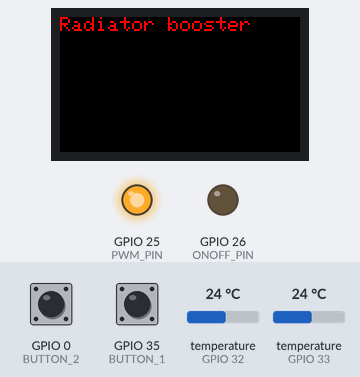
A sketch run on a simulated ESP32. Shown: 240×135 colour display, output pins drawn as LEDs (lit = HIGH). The inputs (shaded band) are chosen by the test bench; at power-on: temperature (sensors on GPIO 32, GPIO 33) 24 °C, GPIO 0 (BUTTON_2) HIGH, GPIO 35 (BUTTON_1) HIGH. What the sketch prints to the serial monitor is not drawn.

Above: at 2.5 s.
2.6 s: temperature (sensor on GPIO 32) set to 20.5 °C
At 4.0 s:
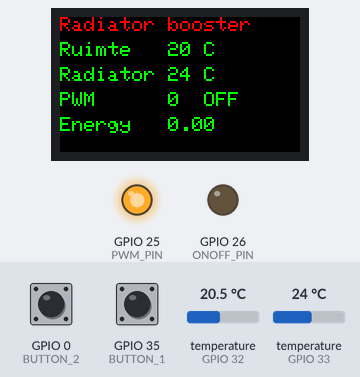
4.3 s: temperature (sensor on GPIO 32) set to 19.5 °C
At 7.2 s:
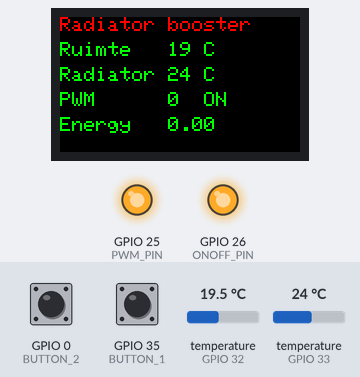
7.6 s: GPIO 0 (BUTTON_2) pulled LOW for 1 s
At 10.2 s:
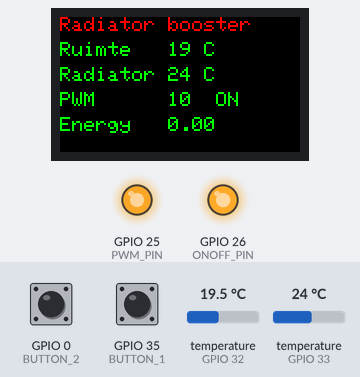
11.0 s: temperature (sensor on GPIO 33) set to 12 °C
At 12.3 s:
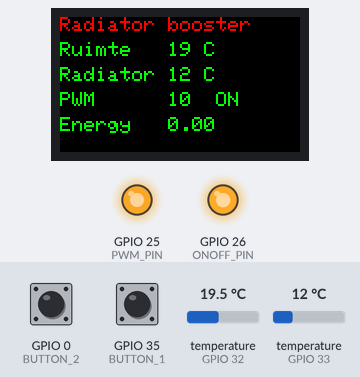
12.6 s: GPIO 35 (BUTTON_1) pulled LOW for 1 s
At 15.2 s:
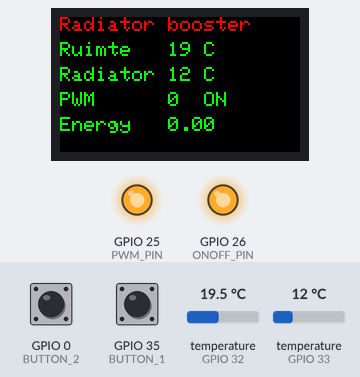
15.9 s: GPIO 35 (BUTTON_1) pulled LOW for 3.2 s
At 16.7 s:
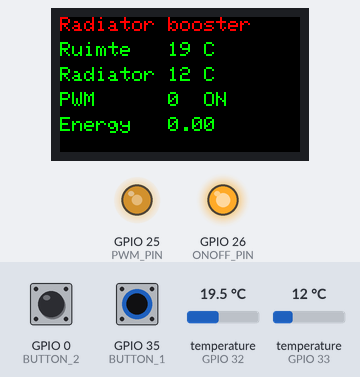
Timing chart, 0 to 18.9 s (numbered marks = the images above; inputs shaded):
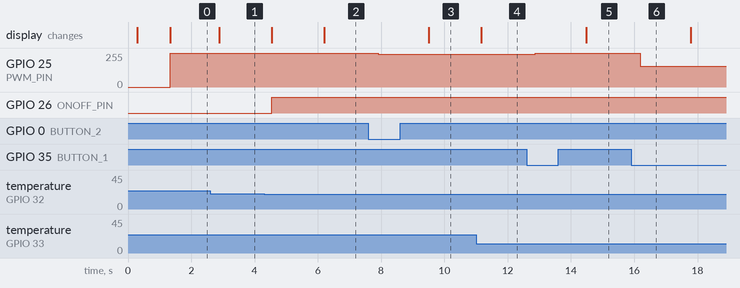

The sketch:

HeaterFan.ino
```cpp
#include <TFT_eSPI.h>
#include <SPI.h>
#include "WiFi.h"
#include <Wire.h>
#include "Button2.h"
#include "esp_adc_cal.h"
#include "bmp.h"
#include <OneWire.h>
#include <DallasTemperature.h>
//#include <pwmWrite.h>

// TFT Pins has been set in the TFT_eSPI library in the User Setup file TTGO_T_Display.h
// #define TFT_MOSI         19
// #define TFT_SCLK         18
// #define TFT_CS           5
// #define TFT_DC           16
// #define TFT_RST          23
// #define TFT_BL           4   // Display backlight control pin

/* Setting PWM Properties */
const int PWMFreq = 5000; /* 5 KHz */
const int PWMChannel = 0;
const int PWMResolution = 8;
const int MAX_DUTY_CYCLE = (int)(pow(2, PWMResolution) - 1);
const int MIN = 0;
const int MAX = 100;  // Was 255 but than the fans make to much noise

#define ADC_EN              14  //ADC_EN is the ADC detection enable port
#define ADC_PIN             34
#define BUTTON_1            35
#define BUTTON_2            0
#define PWM_PIN             25
#define ONOFF_PIN           26


// Data wire is plugged into digital pin 2 on the Arduino
#define ONE_WIRE_BUS_ROOM   32
#define ONE_WIRE_BUS_RAD    33

// Setup a oneWire instance to communicate with any OneWire device
OneWire oneWireRoom(ONE_WIRE_BUS_ROOM);
OneWire oneWireRad( ONE_WIRE_BUS_RAD);

// Pass oneWire reference to DallasTemperature library
DallasTemperature sensRoom(&oneWireRoom);
DallasTemperature sensRad(&oneWireRad);

TFT_eSPI tft = TFT_eSPI(135, 240); // Invoke custom library
Button2 btn1(BUTTON_1);
Button2 btn2(BUTTON_2);

String strRoom;
String strRadiator;
String strPWM;
int    tempRoom =      0;
int    tempRadiator =  0;
int    PWM =           MIN;
int    oldPWM =        -1;
float  energy =        0;
int btnClick = false;
int btnClickUp = false;
int btnClickDown = false;
int OnOffFans = LOW;

const float freq = 100;
const byte resolution = 10;
//Pwm pwm = Pwm();
#define ENABLE_SPI_SDCARD

//Uncomment will use SDCard, this is just a demonstration,
//how to use the second SPI
#ifdef ENABLE_SPI_SDCARD

#include "FS.h"
#include "SD.h"

SPIClass SDSPI(HSPI);

#define MY_CS       33
#define MY_SCLK     25
#define MY_MISO     27
#define MY_MOSI     26

void setupSDCard()
{
    SDSPI.begin(MY_SCLK, MY_MISO, MY_MOSI, MY_CS);
    //Assuming use of SPI SD card
    if (!SD.begin(MY_CS, SDSPI)) {
        Serial.println("Card Mount Failed");
        tft.setTextColor(TFT_RED);
        tft.drawString("SDCard Mount FAIL", tft.width() / 2, tft.height() / 2 - 32);
        tft.setTextColor(TFT_GREEN);
    } else {
        tft.setTextColor(TFT_GREEN);
        Serial.println("SDCard Mount PASS");
        tft.drawString("SDCard Mount PASS", tft.width() / 2, tft.height() / 2 - 48);
        String size = String((uint32_t)(SD.cardSize() / 1024 / 1024)) + "MB";
        tft.drawString(size, tft.width() / 2, tft.height() / 2 - 32);
    }
}
#else
#define setupSDCard()
#endif


//! Long time delay, it is recommended to use shallow sleep, which can effectively reduce the current consumption
void espDelay(int ms)
{
    esp_sleep_enable_timer_wakeup(ms * 1000);
    esp_sleep_pd_config(ESP_PD_DOMAIN_RTC_PERIPH, ESP_PD_OPTION_ON);
    esp_light_sleep_start();
}

void showTemperatures()
{
  int offset=25;
  static uint64_t timeStamp = 0;
  if (millis() - timeStamp > 100)
  {
    // Send the command to get temperatures
    sensRoom.requestTemperatures();
    sensRad.requestTemperatures();

    //print the temperature in Celsius
    tempRoom     = sensRoom.getTempCByIndex(0);
    strRoom      = "Ruimte   " + String(tempRoom) + " C   ";
    tempRadiator = sensRad.getTempCByIndex(0);
    strRadiator  = "Radiator " + String(tempRadiator) + " C   ";
    strPWM       = "PWM      " + String(PWM) + "  ";
    if (OnOffFans == 1)
    {
      strPWM = strPWM + "ON   ";
    }
    else
    {
      strPWM = strPWM + "OFF   ";
    }
    tft.drawString(strRoom,     0, offset );
    offset = offset + 25;
    tft.drawString(strRadiator, 0, offset );
    offset = offset + 25;
    tft.drawString(strPWM,      0, offset );
    offset = offset + 25;
    tft.drawString("Energy   " + String(energy) + "    ",     0, offset );
    timeStamp = millis();
  }
}

#define PWM_MAX 255
#define TEMP_DIFF 5
#define TEMP_MULT 5

void calcPWM()
{
  if (btnClick == false)
  {
    if (tempRadiator >= (tempRoom + TEMP_DIFF))
    {
      OnOffFans = HIGH;
      PWM = (tempRadiator - tempRoom -TEMP_DIFF ) * TEMP_MULT;
      if (PWM > PWM_MAX)
      {
        PWM = PWM_MAX;
      }
    }
    else
    {
      OnOffFans = LOW;
      PWM = 0;
    }
    digitalWrite(ONOFF_PIN, OnOffFans);
  }
  //PWM = PWM + 1;
  //delay(15000);
  if ( PWM > MAX )
  {
    PWM = MIN;
  }
  if (PWM < MIN )
  {
    PWM = MAX;
  }
  //pwm.write(PWM_PIN, 341, freq, resolution, PWM);
  if ( oldPWM != PWM )
  {
    //ledcWrite(PWMChannel, PWM);
    //dacWrite(25,150);
    //delay(200);
    dacWrite(25, 255 - PWM);
    oldPWM = PWM;
  }
}

void calcEnergy()
{
  static uint64_t timeStamp = 0;
  if (millis() - timeStamp > 3000)
  {
    if ( tempRadiator > tempRoom )
    {
      energy = energy + (tempRadiator - tempRoom) / 1000;
    }
    timeStamp = millis();
  }
}

void button_init()
{
  btn1.setPressedHandler([](Button2 & b)
  {
    btnClickDown = true;
    btnClick = true;
  });

  btn2.setPressedHandler([](Button2 & b)
  {
    btnClickUp = true;
    btnClick = true;
  });
}

void setup()
{
  int deviceCount;
  Serial.begin(9600);
  delay(1);
  Serial.println("Start");

  sensRoom.begin();  // Start up the library
  sensRad.begin();  // Start up the library

// locate devices on the bus
  Serial.println("Locating devices...");
  Serial.print("Room sensors ");
  deviceCount = sensRoom.getDeviceCount();
  Serial.print(deviceCount, DEC);
  Serial.println(" devices.");
  Serial.print("Radiator sensors ");
  deviceCount = sensRad.getDeviceCount();
  Serial.print(deviceCount, DEC);
  Serial.println(" devices.");
  Serial.println("");

  pinMode(ONOFF_PIN, OUTPUT);
  digitalWrite(ONOFF_PIN, LOW);

  tft.init();
  tft.setRotation(1);

  tft.setSwapBytes(true);
  tft.pushImage(0, 0,  240, 135, ttgo);
  espDelay(1000);


  tft.setCursor(0, 0);
  tft.setTextSize(2);
  tft.fillScreen(TFT_BLACK);

  tft.setTextColor(TFT_RED, TFT_BLACK);
  tft.drawString("Radiator booster", 0, 0 );
  tft.setTextColor(TFT_GREEN, TFT_BLACK);

  // //Declaring LED pin as output
  //pinMode(PWM_PIN, OUTPUT);

  //ledcSetup(PWMChannel, PWMFreq, PWMResolution);
  /* Attach the LED PWM Channel to the GPIO Pin */
  //ledcAttachPin(PWM_PIN, PWMChannel);

  //setupSDCard();
  button_init();
}

void button_loop()
{
    btn1.loop();
    btn2.loop();
}
void loop()
{
  calcPWM();
  showTemperatures();
  //calcEnergy();
  button_loop();
  if (btnClickDown == true)
  {
    Serial.println("Down..");
    btnClickDown = false;
    PWM = PWM - 10;
  }
  if (btnClickUp == true)
  {
    Serial.println("Up..");
    btnClickUp = false;
    PWM = PWM + 10;
  }
}
```

Source omitted: bmp.h (data table, 313596 bytes)

Measured:
- the behaviour switches between 20 and 19.9 °C on temperature (sensor on GPIO 32) (found by bisection; images 1 and 2)
- after the input at 2.6 s, the display: changes after 0.29 s (image 1)
- after the input at 4.3 s, GPIO 26 (ONOFF_PIN): LOW → HIGH after 0.24 s; the display: first changes after 0.24 s (image 2 shows a later state)
- after the input at 7.6 s, GPIO 25 (PWM_PIN): 255/255 → 245/255 after 0.30 s; the display: changes after 1.9 s (image 3)
- after the input at 11.0 s, the display: changes after 0.16 s (image 4)
- after the input at 12.6 s, GPIO 25 (PWM_PIN): 245/255 → 255/255 after 0.27 s; the display: changes after 1.9 s (image 5)
- after the input at 15.9 s, GPIO 25 (PWM_PIN): 255/255 → 155/255 after 0.28 s
